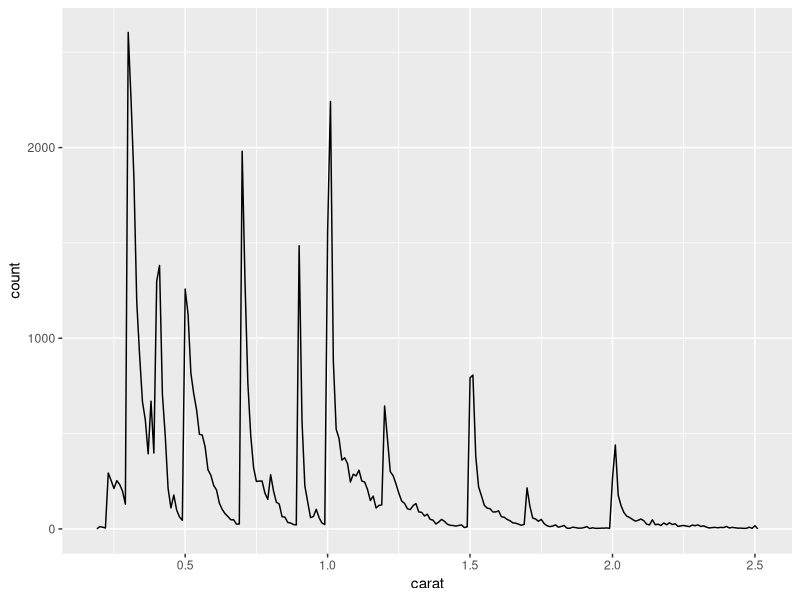
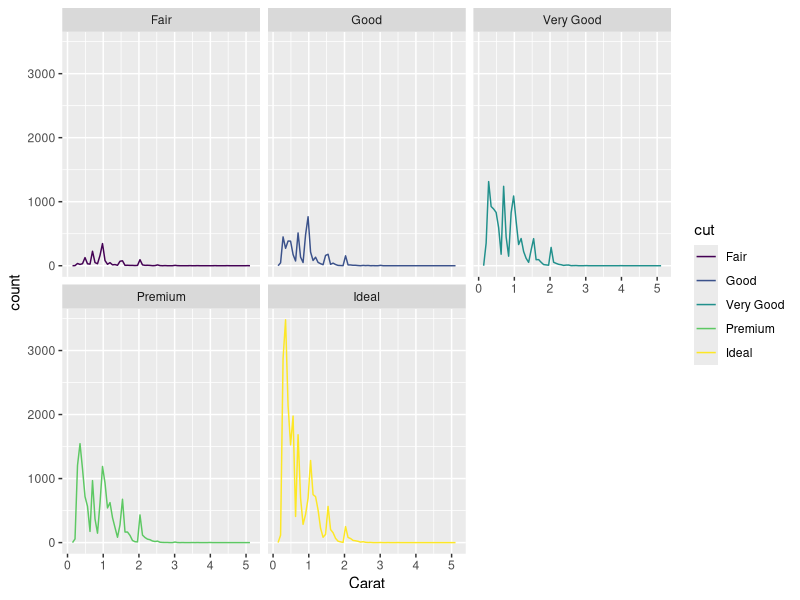
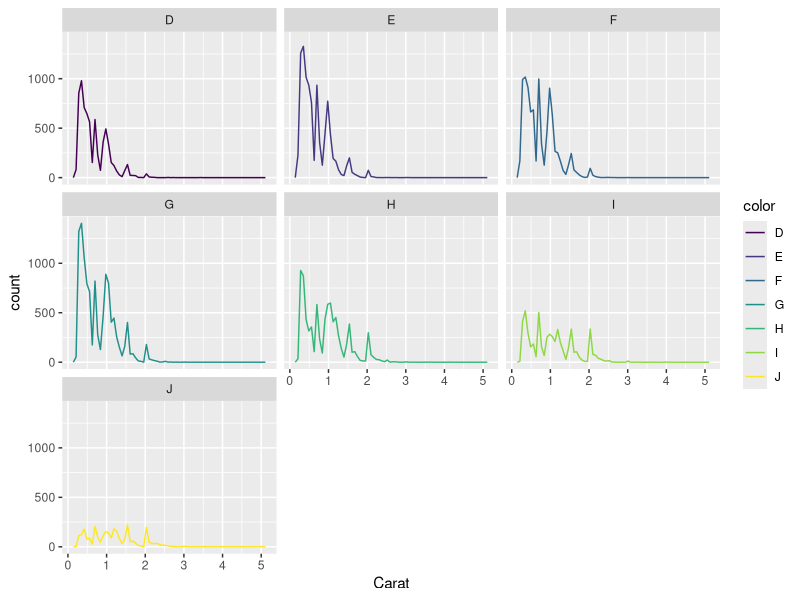
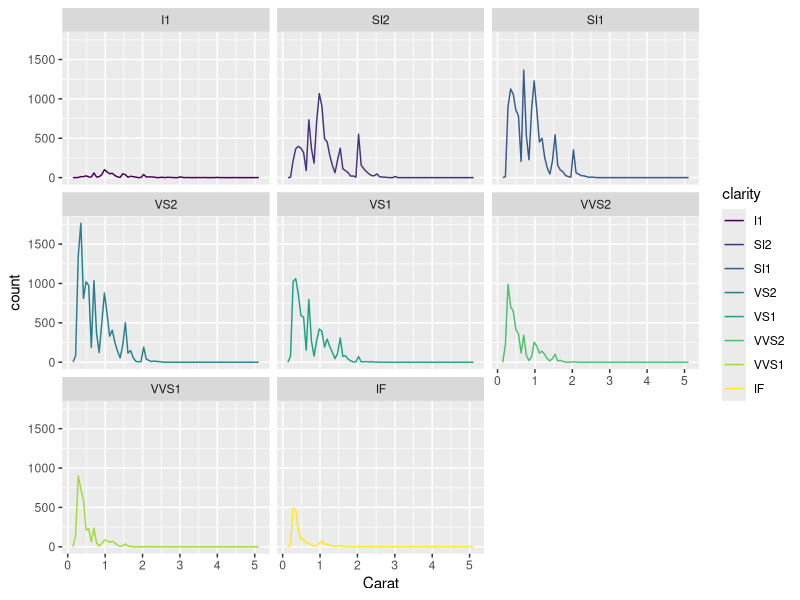

Here is the R script that generated these plots, in order:
## ---- chunk 1
library(ggplot2)
library(dplyr)
# knitr::opts_chunk$set(echo = FALSE)

smaller <- diamonds %>% 
  filter(carat <= 2.5)
## ---- chunk 2
smaller %>% 
  ggplot(aes(carat)) + 
  geom_freqpoly(binwidth = 0.01)
## ---- chunk 3
head(diamonds)

diamonds%>% ggplot(aes (x= carat , color = cut) )+
geom_freqpoly(binwidth = 0.07) + facet_wrap(~cut)+ xlab('Carat')
# or geomhistogram() wiht fill = cut
diamonds%>%group_by(cut)%>% summarize(count = n())

diamonds %>% ggplot(aes(carat, color = color))+
geom_freqpoly(binwidth = 0.07) + facet_wrap(~color)+ xlab('Carat')
diamonds%>%group_by(color)%>% summarize(count = n())

diamonds %>% ggplot(aes(carat, color = clarity))+
geom_freqpoly(binwidth = 0.07)+facet_wrap(~clarity)+ xlab('Carat')
diamonds%>%group_by(clarity)%>% summarize(count = n())
